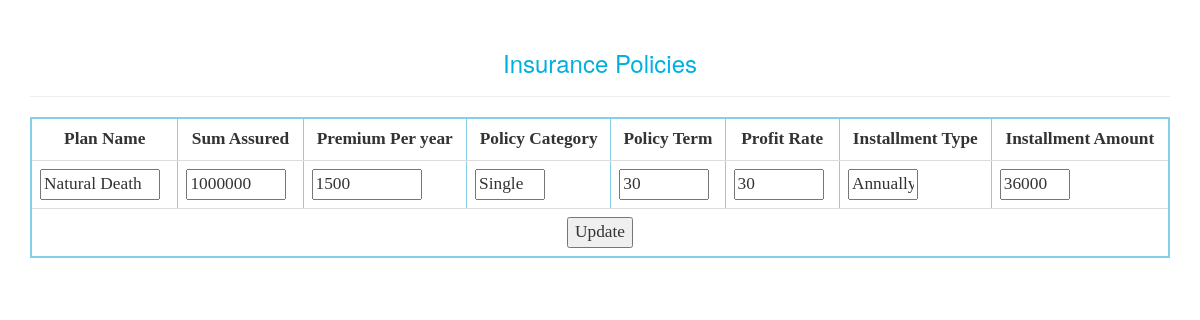
The app's page /admin/update.php?id=10 with its own data.
### tables this page shows
CREATE TABLE `policy` (
  `id` int(11) NOT NULL,
  `plan_name` varchar(100) NOT NULL,
  `SumAssured` varchar(100) NOT NULL,
  `PremiumPerYear` varchar(100) NOT NULL,
  `PolicyCategory` varchar(60) NOT NULL,
  `PolicyTerm` int(60) NOT NULL,
  `ProfitRate` int(100) NOT NULL,
  `InstallmentAmount` int(100) NOT NULL,
  `InstallmentType` varchar(50) NOT NULL
);

### admin/update.php (the view, shortened to what this page needs)
<?php
include "db.php";
?>
<!DOCTYPE html>
<html>
<head>
<link type="text/css" rel="stylesheet" href="../css/bootstrap.css"/>
</head>
<body>
<div class="container" >
<div class="row">
<div class="col-sm-12" style="margin-top: 30px" >
<h3 align="center"><font color="sky blue"> Insurance Policies</font></h3><hr>
<div class="table-responsive">
<table class="table table-hover " border="2px solid green" cellspacing="0px" cellpadding="10px" align="center" style="border: 2px solid skyblue; font-family: comic; font-size: 13pt; ">
<tr >
<th> <center> Plan Name </center> </th>
<th> <center>Sum Assured </center> </th>
<th> <center>Premium Per year </center> </th>
<th> <center>Policy Category </center> </th>
<th> <center>Policy Term </center> </th>
<th> <center>Profit Rate </center> </th>
<th> <center>Installment Type </center> </th>
<th> <center>Installment Amount </center> </th>
</tr>
<?php
$id=$_GET['id'];
$qwery = "SELECT * from policy where id='$id'";
$run = mysqli_query($con, $qwery);
while ($row = mysqli_fetch_array($run, MYSQLI_BOTH)) {
echo "<form action='update.php' method='POST'>
<tr>
<input type='hidden' name='id' value='$row[id]' >
<td><input type='text' name='plan_name' value='$row[plan_name]' size='9'> </td>
<td><input type='text' name='SumAssured' value='$row[SumAssured]' size='7'> </td>
<td><input type='text' name='PremiumPerYear' value='$row[PremiumPerYear]' size='8'> </td>
<td><input type='text' name='PolicyCategory' value='$row[PolicyCategory]' size='4'> </td>
<td><input type='text' name='PolicyTerm' value='$row[PolicyTerm]' size='6'> </td>
<td><input type='text' name='ProfitRate' value='$row[ProfitRate]'  size='6'> </td>
<td><input type='text' name='InstallmentType' value='$row[InstallmentType]' size='4'> </td>
<td><input type='text' name='InstallmentAmount' value='$row[InstallmentAmount]' size='4'> </td><tr>
<tr align='center'>
<td colspan='8'><input type='submit' name='update' value='Update'> </td>
</tr>
";
}
  echo "</form></table>";
?>
</div>
</div>
</div>
</div>
</body>
</html>

### records on screen
policy: plan_name "Natural Death", SumAssured "1000000", PremiumPerYear "1500", PolicyCategory "Single", PolicyTerm "30", ProfitRate "30", InstallmentType "Annually", InstallmentAmount "36000"
